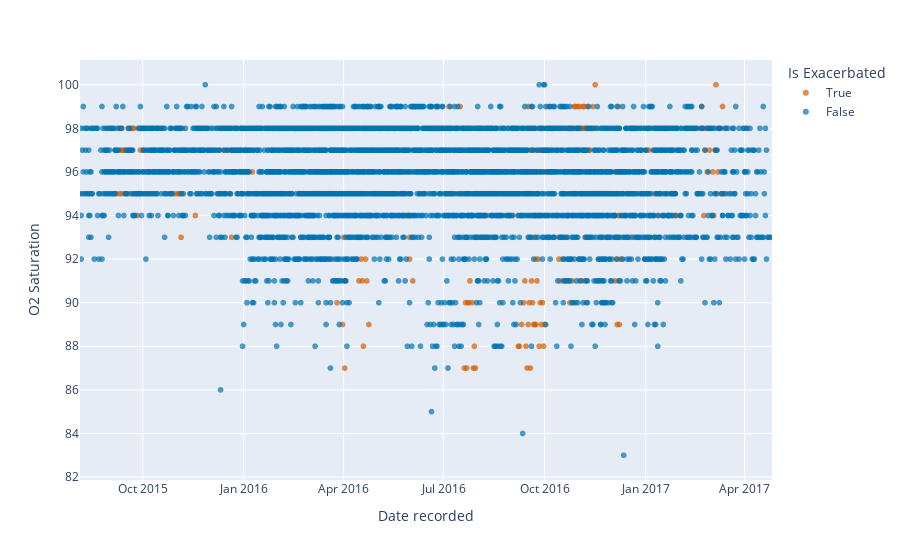

Notebook cell for this chart:
### Code cell
# List IDs present in nan but not in nonan
nan_ids = nan.ID.unique()
nonan_ids = nonan.ID.unique()
print("IDs present in nan but not in nonan: {}".format([l for l in nan_ids if l not in nonan_ids]))

### Figure 1 — Plotly figure (JSON) as saved in the notebook; plotly's stock layout.template omitted (floating-point values rounded to 4 significant figures; data arrays with more than 128 entries replaced by an {"elided": "..."} marker saying what was removed)
{"data": [{"hovertemplate": "Is Exacerbated=True<br>Date recorded=%{x}<br>O2 Saturation=%{y}<extra></extra>", "legendgroup": "True", "marker": {"color": "rgba(213,094,000,0.7)", "symbol": "circle"}, "mode": "markers", "name": "True", "showlegend": true, "type": "scattergl", "x": {"elided": "494 str values"}, "xaxis": "x", "y": {"elided": "494 int values"}, "yaxis": "y"}, {"hovertemplate": "Is Exacerbated=False<br>Date recorded=%{x}<br>O2 Saturation=%{y}<extra></extra>", "legendgroup": "False", "marker": {"color": "rgba(000,114,178,0.7)", "symbol": "circle"}, "mode": "markers", "name": "False", "showlegend": true, "type": "scattergl", "x": {"elided": "4029 str values"}, "xaxis": "x", "y": {"elided": "4029 int values"}, "yaxis": "y"}], "layout": {"legend": {"title": {"text": "Is Exacerbated"}, "tracegroupgap": 0}, "margin": {"t": 60}, "xaxis": {"anchor": "y", "domain": [0, 1], "range": ["2015-08-05", "2017-04-26"], "title": {"text": "Date recorded"}}, "yaxis": {"anchor": "x", "domain": [0, 1], "title": {"text": "O2 Saturation"}}}}
